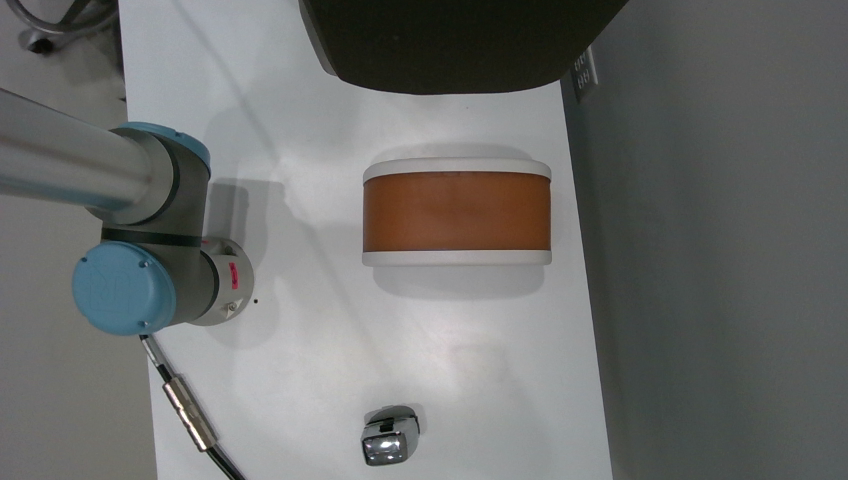
#> input picture scripts/InitialScene/InitialSceneDepth_RGB_Color.png, 848 x 480 px
$ jupyter execute --allow-errors bodySegmentation.ipynb
#> lines starting #> are read from the running program, lines starting #| are printed output that depends on the picture; after the words box and inside, x2 and y2 are one past the last pixel; in counts of white or black regions, pixels touching at a corner belong together
[cell 1]
# Reference: https://realpython.com/python-opencv-color-spaces/
import cv2
import matplotlib.pyplot as plt
import numpy as np
from matplotlib import colors
import sys
sys.path.append("../")

[cell 2]
scene = cv2.imread("../InitialScene//InitialSceneDepth_RGB_Color.png")
#> scene is the input picture: shape (480, 848, 3); mean B, G, R 108.3, 109.9, 108.7
scene = cv2.cvtColor(scene,cv2.COLOR_BGR2RGB) # OpenCV by default loads image in BGR format, a weird default.
plt.imshow(scene)

[cell 3]
hsv_scene = cv2.cvtColor(scene,cv2.COLOR_RGB2HSV)
#> hsv_scene: shape (480, 848, 3); mean H, S, V 66.7, 23.9, 112.7

[cell 4]
from matplotlib.colors import hsv_to_rgb,rgb_to_hsv
base_color_rgb = np.array((107, 64, 41))/255 # Get this value of the body using any color picker app on your OS.
hsv_radius = np.array([20,30,20])/255 # Tune the components of hsv_radius to capture as much body as possible. A smaller hsv_radius means the color range is smaller.

base_color_hsv = rgb_to_hsv(base_color_rgb)

lo_hsv = base_color_hsv-hsv_radius
hi_hsv = base_color_hsv+hsv_radius

lo_square = np.full((10, 10, 3),hsv_to_rgb(lo_hsv)*255)
hi_square = np.full((10, 10, 3),hsv_to_rgb(hi_hsv)*255)

plt.subplot(1, 2, 1)
plt.imshow(np.array(lo_square,dtype=np.int8))
plt.subplot(1, 2, 2)
plt.imshow(np.array(hi_square,dtype = np.int8))
plt.show()
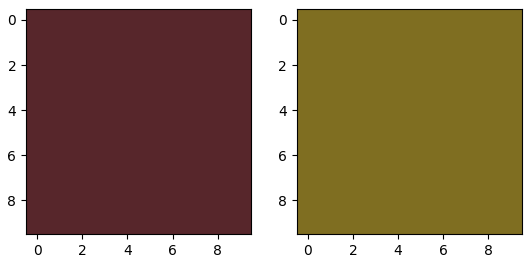
#> figure drawn by matplotlib, 2 panels

[cell 5]
mask = cv2.inRange(hsv_scene,lo_hsv*255,hi_hsv*255)
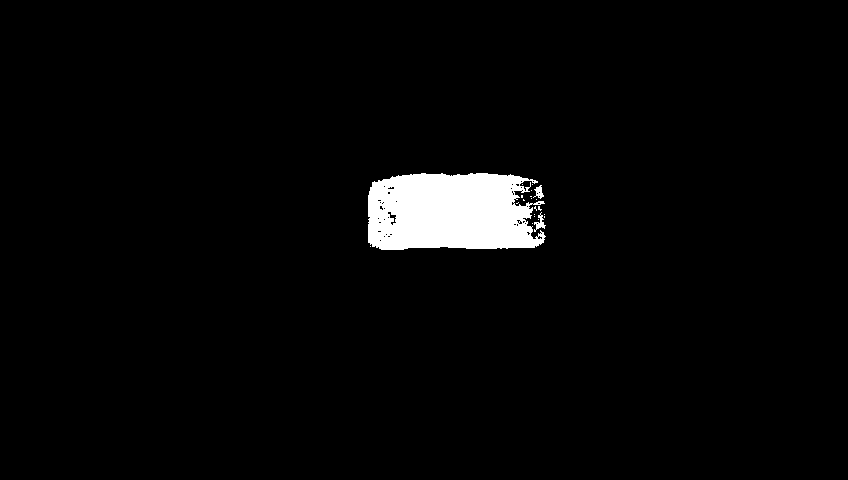
#> mask: shape (480, 848); 2.9% white; 21 white regions (18 under 20 px), largest, box (x1, y1, x2, y2) and area: (368, 173, 546, 250) 11604, (534, 212, 546, 232) 91, (533, 185, 544, 199) 76
assert np.any(mask)
result = cv2.bitwise_and(scene,scene,mask = mask)
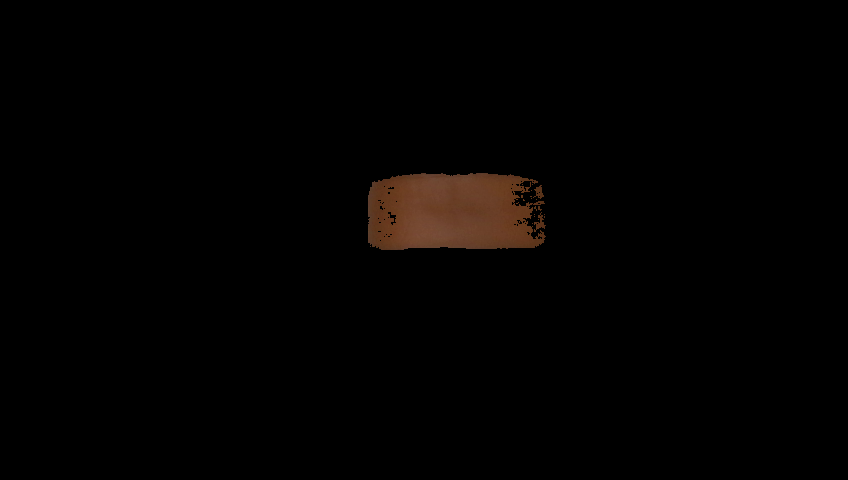
#> result: shape (480, 848, 3); mean R, G, B 3, 1.8, 1.1
plt.subplot(1,2,1)
plt.imshow(mask,cmap = 'gray')
plt.subplot(1,2,2)
plt.imshow(result)
plt.show()
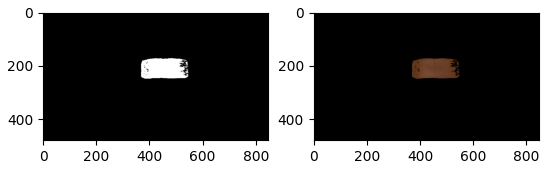
#> figure drawn by matplotlib, 2 panels
